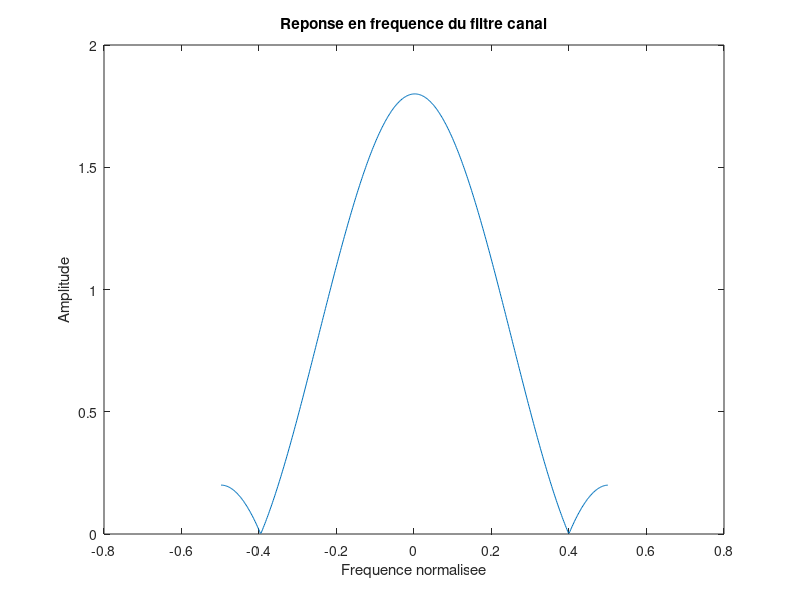
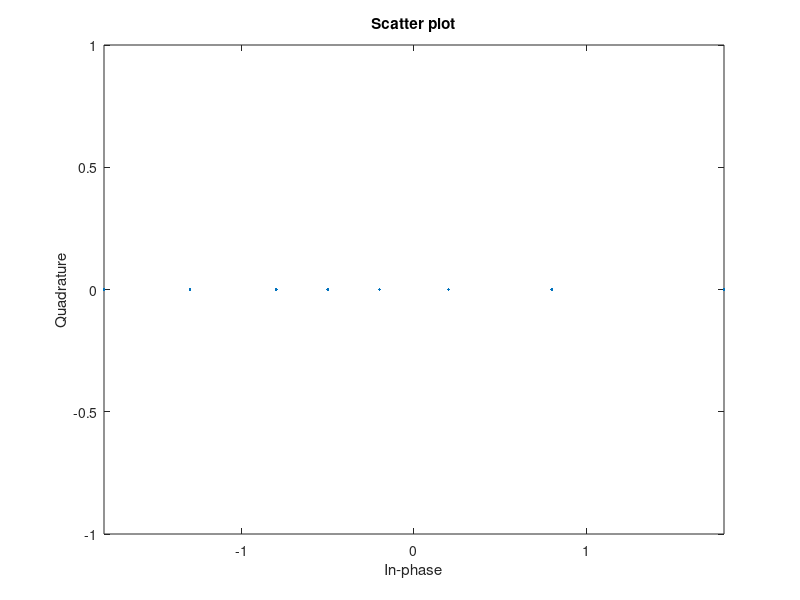

Reproduce these figures in MATLAB, in order. (Note: this script raises an error after producing the figures.)
% TS217- TP Egalisation
% Pascal Vallet (IPB)
% 2014

clear all;
close all;
clc;

%% Paramètres

% Longueur de la séquence binaire transmise
N=5000; 

% SNR en dB
SNR=[0:20];
sigma=10.^(-SNR/20); % ecart-type du bruit correspondant

% Quelques canaux à tester ...

%h=[0.04 -0.05 0.07 -0.21 -0.5 0.72 0.36 0.21 0.03 0.07]; % Canal Proakis A
%h=[0.407 0.815 0.407]; % Canal Proakis B
%h=[0.227 0.460 0.688 0.460 0.227]; % Canal Proakis C

%h=[1;0.5]; % CANAL TEST 1
%h=[1;0.1;0.9].'; % CANAL TEST 2
h=[0.5;0.8;0.5]; % CANAL TEST 3

K=length(h); % longueur du canal
P= 20; % ordre des filtres ZF/MMSE/DFE (filtre direct), A COMPLETER
Q= 20; % ordre du filtre de retour DFE, A COMPLETER

%% Simulation des signaux

% Bits
bits=rand(N,1) > 0.5;
s=2*(bits-0.5); % N symboles i.i.d. BPSK

% Quelques variables ...
zZF=zeros(N,length(SNR)); % sortie de l'égaliseur ZF
bitsZF=zeros(N,length(SNR)); % bits estimés après ZF
berZF=zeros(1,length(SNR)); % BER après ZF

% Generation du bruit

% Filtre ZF
% Matrice H
H = conv2(h, eye(P))';

% Retard optimal
vec=[];
for d=1:P+K-1
    e=zeros(P+K-1,1);
    e(d)=1;
    vec=[vec norm((H')*(pinv(H)')*e)];
end
[argvalue, argmax] = max(vec);

% Energie de l'IES
dZF= argmax; % retard optimal du filtre ZF
eZF=zeros(P+K-1,1);
eZF(dZF)=1;
Eies=norm(eZF)-norm((H')*(pinv(H)')*eZF);

fZF= (pinv(H)')*eZF;
%%
for i=1:length(SNR) 
    
    y =  filter(h, 1, s); % Observations en sortie du canal, A COMPLETER
    %y = y(K:end);
    
    % Egalisation ZF/MMSE
    for n=P+K-1:N 
        zZF(n,i)=real(fZF'*y(n:-1:n-P+1));
    end
    bitsZF(:,i)=real(zZF(:,i)) > 0; 
    berZF(:,i)=sum(abs(bits(P+K-1-(dZF-1):N-(dZF-1))-bitsZF(P+K-1:N,i)),1)/(N-(P+K-2)); 
end

%% Graphes
Nfft = 512;

% Fonction de transfert canal/ZF
plot((1:Nfft)/Nfft - 0.5, fftshift(abs(fft(h,Nfft))));
title('Reponse en frequence du filtre canal');
xlabel('Frequence normalisee'); ylabel('Amplitude');

%% Constellation des échantillons reçus y(n)
scatterplot(y);

%% Courbes de BER
% Probabilité d'erreur du canal AWGN = Q(sqrt(2 Eb/N0)), où Eb=1 et N0 = sigma^2
figure;
semilogy(SNR,berZF,'-b^',SNR,berMMSE,'-rd',SNR,berDFE,'-gv',SNR,1-normcdf(sqrt(2./sigma.^2),0,1),'k-','LineWidth',3);
grid on;
xlabel('SNR');
ylabel('BER')
legend('ZF','MMSE','DFE','AWGN','Location','SouthWest');




%%
